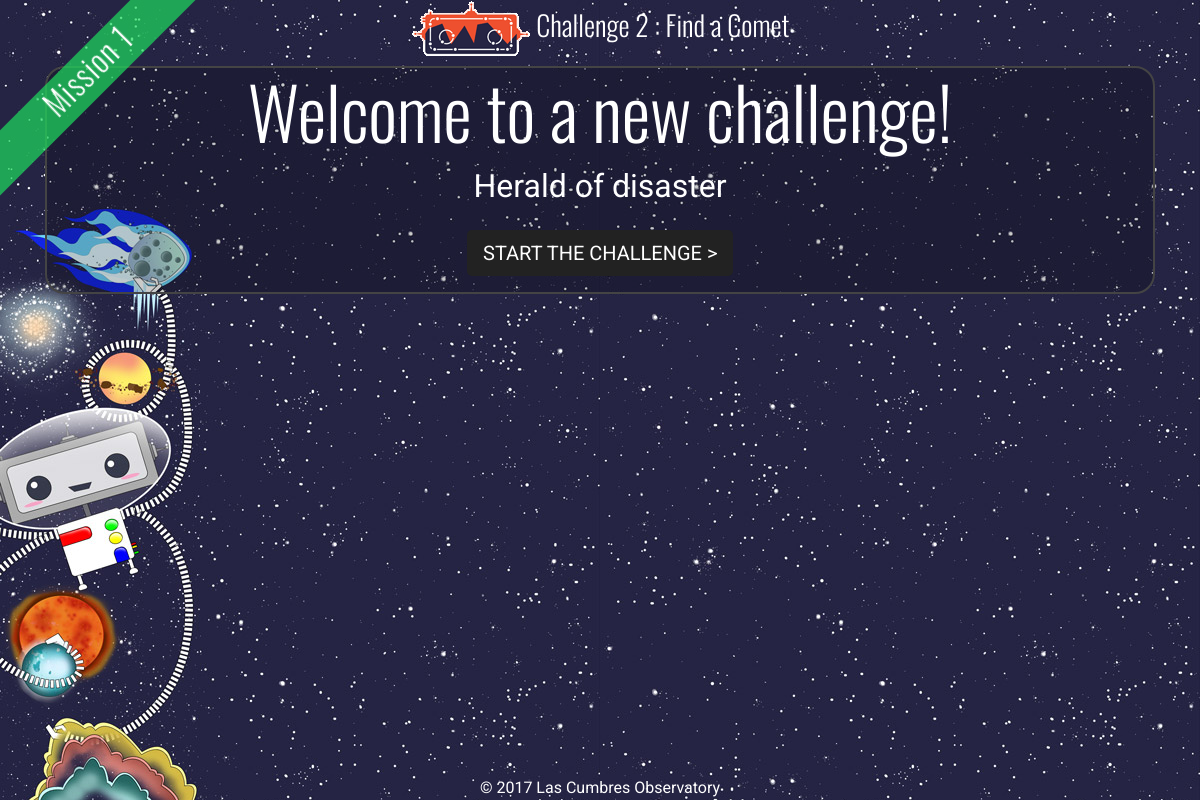
Page /challenge/2/start/ (signed in) on the committed database.
### explorer/models.py (models this page shows, shortened)
class Challenge(models.Model):
    number = models.IntegerField()
    name = models.CharField(max_length=200)
    mission = models.ForeignKey(Mission)
    description = models.TextField(help_text=_("Research page info"))
    action = models.TextField(help_text=_("What the user should look for on investigate?"))
    category = models.TextField(help_text=_("What type of object is this?"), blank=True, null=True)
    avm_code = models.CharField(max_length=50, blank=True, null=True)
    active = models.BooleanField(default=True)
    sticker_total = models.IntegerField(default=0)
    is_last = models.BooleanField(default=False)

class Mission(models.Model):
    number = models.IntegerField()
    name = models.CharField(max_length=200)
    patch = models.ImageField(upload_to='patches')
    sticker_total = models.IntegerField(default=0)

### explorer/views.py (the view)
# urls.py: url(r'^challenge/(?P<pk>[0-9]+)/start/$', ChallengeView.as_view(), {'mode':'start'}, name="start"),
class ChallengeView(LoginRequiredMixin, DetailView):
    model = Challenge
    def get(self, request, *args, **kwargs):
        if kwargs.get('mode',None) == 'failed':
            self.template_name = "explorer/challenge-message.html"
        else:
            self.template_name = "explorer/challenge-{}.html".format(kwargs['mode'])
        return super(ChallengeView, self).get(request, *args, **kwargs)
    def get_context_data(self, **kwargs):
        context = super(ChallengeView, self).get_context_data(**kwargs)
        if kwargs.get('mode',None) != 'start':
            obj,created = Progress.objects.get_or_create(challenge=self.get_object(), user=self.request.user)
            if created:
                obj.last_update = datetime.utcnow()
                obj.save()
            context['progress'] = obj
        return context

### serol/auth_backend.py (called while the page is built)
    def get_user(self, user_id):
        try:
            return User.objects.get(pk=user_id)
        except User.DoesNotExist:
            return None

### explorer/templates/explorer/challenge-start.html (shortened to what this page needs)
{% extends 'explorer/challenge-base.html' %}
{% load static i18n %}
{% block wrapper-class%}challenge mission-{{object.mission.number}}-sidebar{%endblock%}
{% block main-body %}
<div class="centre-container">
  <h1>{% trans "Welcome to a new challenge!" %}</h1>
    <p>{{object.description|safe}}</p>
    <p><a href="{% url 'observe' object.pk %}" class="btn btn-info btn-lg  animated tada">Start the challenge ></a></p>
  </div>
{% endblock %}

### explorer/templates/explorer/challenge-base.html (shortened to what this page needs)
{% extends 'explorer/base.html' %}
{% load static i18n %}
{% block main-content %}
<div class="container">
{% block main-header %}
<h3><a href="{% url 'home' %}"><img src="{% static 'explorer/images/serol_logo_sm.png'%}" /></a> Challenge {{object.number}} : {{object.name}}</h3>
{% endblock %}
{% block main-body %}
{% endblock %}
</div>
{% endblock %}
{% block ribbon %}
<div class="corner-ribbon sticky shadow mission-{{object.mission.number}}-colour"><h2>{% trans "Mission" %} {{object.mission.number}}</h2></div>
{% endblock %}

### explorer/static/explorer/css/layout.css (style rules this page uses)
a, a:focus, a:hover { color: #fff; }
.btn { border: none; color: #fff; background: #222; cursor: pointer; display: inline-block; text-transform: uppercase; }
.btn:after { content: ''; position: absolute; z-index: -1; -webkit-transition: all 0.3s; -moz-transition: all 0.3s; transition: all 0.3s; }
html, body { height: 100%; }
body { text-align: center; font-family: 'Roboto', sans-serif; background: url('../images/serol_bg_sm.jpg') repeat fixed #2b3e50; color: #fff; }
.centre-container { border: 2px solid #444; border-radius: 20px; background: rgba(0,0,0,0.2); }
h1, h2, h3, h4, h5, h6, .target-name { font-family: 'Oswald', sans-serif; font-weight: 300; color: #fff; }
h1 { font-size:4.5rem; }
p { font-size:2rem; }
.mission-1-colour, .mission-1-sidebar .page-header { background-color:rgba(29, 220, 93, 0.7); }
.corner-ribbon { width: 300px; position: absolute; top: 50px; left: -60px; text-align: center; line-height: 50px; letter-spacing: 1px; color: #f0f0f0; transform: rotate(-45deg); -webkit-transform: rotate(-45deg); }

### rows in the picture
Challenge: number "2", name "Find a Comet", description "Herald of disaster", mission.number "1"
